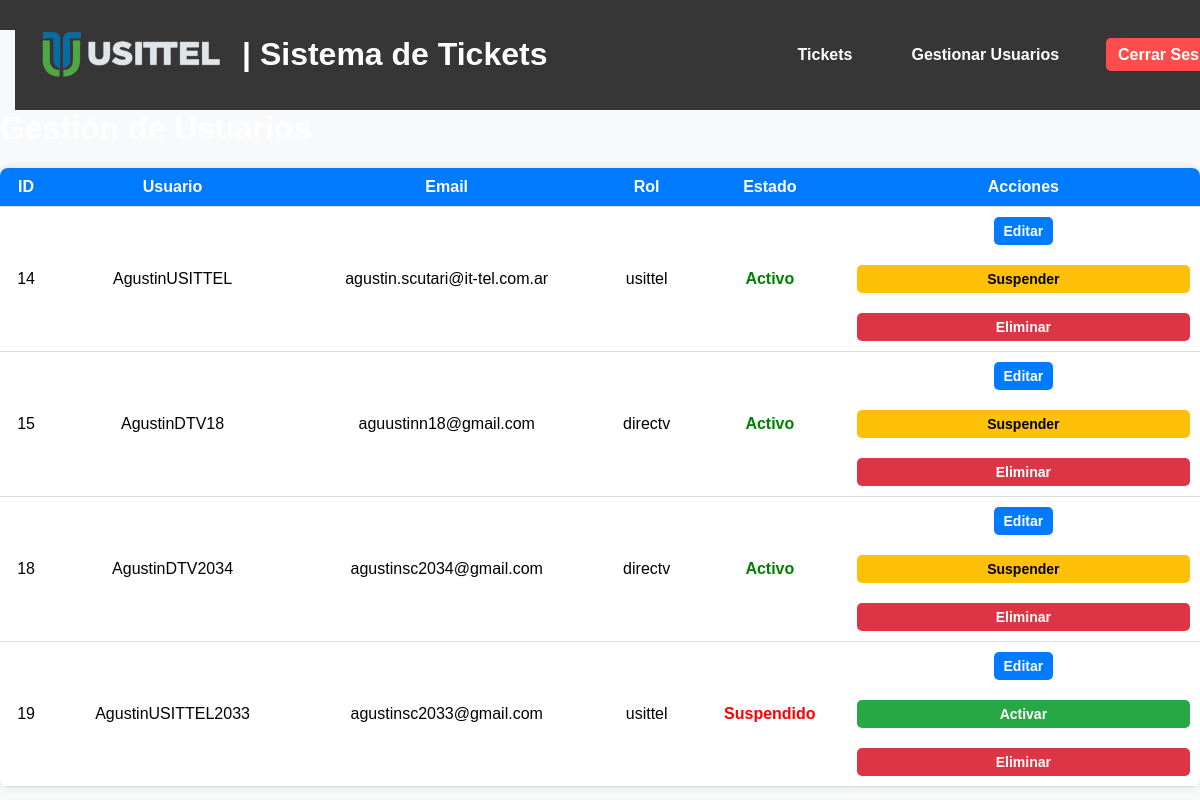
Screenshot of /users (signed in) with the database file from the repository.
### tables this page shows
CREATE TABLE "users" (
    id INTEGER PRIMARY KEY AUTOINCREMENT,
    username TEXT UNIQUE NOT NULL,
    password TEXT NOT NULL,
    email TEXT UNIQUE NOT NULL,
    role TEXT NOT NULL
, suspended INTEGER DEFAULT 0);

### app.py (the view)
@app.route('/users')
@login_required
def users():
    if current_user.role != 'usittel':
        flash("Acceso denegado.", "error")
        return redirect(url_for('tickets'))
    conn = get_db_connection()
    users = conn.execute('SELECT id, username, email, role, suspended FROM users').fetchall()
    conn.close()
    print("Usuarios cargados:", users)
    return render_template('users.html', users=users)

### app.py (called while the page is built)
def get_db_connection():
    conn = sqlite3.connect('database.db', timeout=10)  # Espera hasta 10 segundos si la base de datos está bloqueada
    conn.row_factory = sqlite3.Row
    return conn

@login_manager.user_loader
def load_user(user_id):
    conn = get_db_connection()
    user = conn.execute('SELECT * FROM users WHERE id = ?', (user_id,)).fetchone()
    conn.close()
    if user:
        return User(id=user['id'], username=user['username'], role=user['role'])
    return None

### templates/users.html (shortened to what this page needs)
{% extends "base.html" %}
{% block content %}
<h1>Gestión de Usuarios</h1>
<table>
    <thead>
        <tr>
            <th>ID</th>
            <th>Usuario</th>
            <th>Email</th>
            <th>Rol</th>
            <th>Estado</th>
            <th>Acciones</th>
        </tr>
    </thead>
    <tbody>
        {% for user in users %}
        <tr>
            <td>{{ user['id'] }}</td>
            <td>{{ user['username'] }}</td>
            <td>{{ user['email'] }}</td>
            <td>{{ user['role'] }}</td>
            <td>
                {% if user['suspended']|int == 1 %}
                <span style="color: red; font-weight: bold;">Suspendido</span>
                {% else %}
                <span style="color: green; font-weight: bold;">Activo</span>
                {% endif %}
            </td>
            <td>
                <a href="{{ url_for('edit_user', id=user['id']) }}" class="btn btn-edit">Editar</a>
                <form action="{{ url_for('suspend_user', id=user['id']) }}" method="POST" style="display:inline;">
                    {% if user['suspended'] == 0 %}
                    <button type="submit" class="btn btn-suspend confirm-suspend">Suspender</button>
                    {% else %}
                    <button type="submit" class="btn btn-activate confirm-suspend">Activar</button>
                    {% endif %}
                </form>
                <form action="{{ url_for('delete_user', id=user['id']) }}" method="POST" style="display:inline;">
                    <button type="submit" class="btn btn-delete confirm-delete">Eliminar</button>
                </form>
            </td>
        </tr>
        {% endfor %}
    </tbody>
</table>
{% endblock %}

### static/styles.css (style rules this page uses)
body { font-family: Arial, sans-serif; margin: 0; padding: 0; background-color: #f5f5f5; }
h1 { color: #fefefe; }
button { width: 100%; background: #007bff; color: white; border: none; padding: 10px; margin-top: 20px; border-radius: 5px; cursor: pointer; font-size: 16px; }
table { width: 100%; border-collapse: collapse; margin-top: 20px; background: white; box-shadow: 0px 0px 10px rgba(0, 0, 0, 0.1); border-radius: 8px; overflow: hidden; }
thead { background: #007bff; color: white; font-weight: bold; }
th { padding: 10px; cursor: pointer; text-align: left; }
td { padding: 10px; border-bottom: 1px solid #ddd; }
.btn { padding: 6px 10px; border: none; cursor: pointer; font-size: 14px; border-radius: 5px; text-decoration: none; font-weight: bold; display: inline-block; }
.btn-delete { background: #dc3545; color: white; }
.btn-suspend { background-color: #ffc107; color: black; padding: 8px 12px; border: none; border-radius: 5px; cursor: pointer; font-size: 14px; font-weight: bold; transition: 0.3s ease; }
.btn-activate { background-color: #28a745; color: white; padding: 8px 12px; border: none; border-radius: 5px; cursor: pointer; font-size: 14px; font-weight: bold; transition: 0.3s ease; }
.btn-edit { background-color: #007bff; color: white; padding: 8px 12px; border: none; border-radius: 5px; cursor: pointer; font-size: 14px; font-weight: bold; transition: 0.3s ease; }
table { width: 100%; border-collapse: collapse; background: white; box-shadow: 0px 0px 10px rgba(0, 0, 0, 0.1); border-radius: 8px; overflow: hidden; }
th, td { padding: 10px; text-align: center; border-bottom: 1px solid #ddd; }
body { font-family: Arial, sans-serif; margin: 0; padding: 0; background-color: #f8f9fa; }
button, .btn-action { background: #007bff; padding: 10px; color: white; border-radius: 5px; font-weight: bold; border: none; cursor: pointer; transition: background 0.3s ease; }

### rows the page displays
users: id "14", username "AgustinUSITTEL", email "agustin.scutari@it-tel.com.ar", role "usittel", suspended "Activo"
users: id "15", username "AgustinDTV18", email "aguustinn18@gmail.com", role "directv", suspended "Activo"
users: id "18", username "AgustinDTV2034", email "agustinsc2034@gmail.com", role "directv", suspended "Activo"
users: id "19", username "AgustinUSITTEL2033", email "agustinsc2033@gmail.com", role "usittel", suspended "Suspendido"
